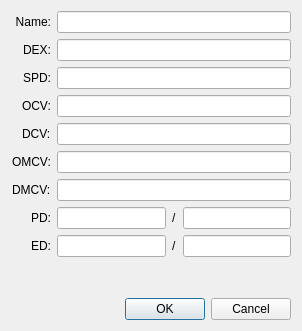
<?xml version="1.0" encoding="UTF-8"?>
<ui version="4.0">
 <class>SimpleDialog</class>
 <widget class="QDialog" name="SimpleDialog">
  <property name="geometry">
   <rect>
    <x>0</x>
    <y>0</y>
    <width>302</width>
    <height>331</height>
   </rect>
  </property>
  <property name="windowTitle">
   <string>Simple Character</string>
  </property>
  <property name="windowIcon">
   <iconset>
    <normaloff>HeroSystem.ico</normaloff>HeroSystem.ico</iconset>
  </property>
  <property name="modal">
   <bool>true</bool>
  </property>
  <layout class="QFormLayout" name="formLayout">
   <property name="labelAlignment">
    <set>Qt::AlignRight|Qt::AlignTrailing|Qt::AlignVCenter</set>
   </property>
   <item row="0" column="0">
    <widget class="QLabel" name="label">
     <property name="text">
      <string>Name:</string>
     </property>
     <property name="alignment">
      <set>Qt::AlignRight|Qt::AlignTrailing|Qt::AlignVCenter</set>
     </property>
    </widget>
   </item>
   <item row="0" column="1">
    <widget class="QLineEdit" name="name"/>
   </item>
   <item row="1" column="0">
    <widget class="QLabel" name="label_2">
     <property name="text">
      <string>DEX:</string>
     </property>
    </widget>
   </item>
   <item row="1" column="1">
    <widget class="QLineEdit" name="dex">
     <property name="inputMask">
      <string>000</string>
     </property>
    </widget>
   </item>
   <item row="2" column="0">
    <widget class="QLabel" name="label_3">
     <property name="text">
      <string>SPD:</string>
     </property>
    </widget>
   </item>
   <item row="2" column="1">
    <widget class="QLineEdit" name="spd">
     <property name="inputMask">
      <string>00</string>
     </property>
    </widget>
   </item>
   <item row="3" column="0">
    <widget class="QLabel" name="label_4">
     <property name="text">
      <string>OCV:</string>
     </property>
    </widget>
   </item>
   <item row="4" column="0">
    <widget class="QLabel" name="label_5">
     <property name="text">
      <string>DCV:</string>
     </property>
    </widget>
   </item>
   <item row="4" column="1">
    <widget class="QLineEdit" name="dcv">
     <property name="inputMask">
      <string>000</string>
     </property>
    </widget>
   </item>
   <item row="5" column="0">
    <widget class="QLabel" name="label_8">
     <property name="text">
      <string>OMCV:</string>
     </property>
    </widget>
   </item>
   <item row="5" column="1">
    <widget class="QLineEdit" name="omcv">
     <property name="inputMask">
      <string>000</string>
     </property>
    </widget>
   </item>
   <item row="6" column="0">
    <widget class="QLabel" name="label_9">
     <property name="text">
      <string>DMCV:</string>
     </property>
    </widget>
   </item>
   <item row="6" column="1">
    <widget class="QLineEdit" name="dmcv">
     <property name="inputMask">
      <string>000</string>
     </property>
    </widget>
   </item>
   <item row="7" column="0">
    <widget class="QLabel" name="label_6">
     <property name="text">
      <string>PD:</string>
     </property>
    </widget>
   </item>
   <item row="7" column="1">
    <widget class="QFrame" name="frame">
     <property name="frameShape">
      <enum>QFrame::NoFrame</enum>
     </property>
     <property name="frameShadow">
      <enum>QFrame::Plain</enum>
     </property>
     <property name="lineWidth">
      <number>0</number>
     </property>
     <layout class="QHBoxLayout" name="horizontalLayout">
      <property name="leftMargin">
       <number>0</number>
      </property>
      <property name="topMargin">
       <number>0</number>
      </property>
      <property name="rightMargin">
       <number>0</number>
      </property>
      <property name="bottomMargin">
       <number>0</number>
      </property>
      <item>
       <widget class="QLineEdit" name="pd">
        <property name="inputMask">
         <string>000</string>
        </property>
       </widget>
      </item>
      <item>
       <widget class="QLabel" name="label_7">
        <property name="text">
         <string>/</string>
        </property>
       </widget>
      </item>
      <item>
       <widget class="QLineEdit" name="rPd">
        <property name="inputMask">
         <string>000</string>
        </property>
       </widget>
      </item>
     </layout>
    </widget>
   </item>
   <item row="8" column="0">
    <widget class="QLabel" name="label_10">
     <property name="text">
      <string>ED:</string>
     </property>
    </widget>
   </item>
   <item row="8" column="1">
    <widget class="QFrame" name="frame_2">
     <property name="frameShape">
      <enum>QFrame::NoFrame</enum>
     </property>
     <property name="frameShadow">
      <enum>QFrame::Plain</enum>
     </property>
     <property name="lineWidth">
      <number>0</number>
     </property>
     <layout class="QHBoxLayout" name="horizontalLayout_2">
      <property name="leftMargin">
       <number>0</number>
      </property>
      <property name="topMargin">
       <number>0</number>
      </property>
      <property name="rightMargin">
       <number>0</number>
      </property>
      <property name="bottomMargin">
       <number>0</number>
      </property>
      <item>
       <widget class="QLineEdit" name="ed">
        <property name="inputMask">
         <string>000</string>
        </property>
       </widget>
      </item>
      <item>
       <widget class="QLabel" name="label_11">
        <property name="text">
         <string>/</string>
        </property>
       </widget>
      </item>
      <item>
       <widget class="QLineEdit" name="rEd">
        <property name="inputMask">
         <string>000</string>
        </property>
       </widget>
      </item>
     </layout>
    </widget>
   </item>
   <item row="10" column="0">
    <spacer name="horizontalSpacer">
     <property name="orientation">
      <enum>Qt::Horizontal</enum>
     </property>
     <property name="sizeHint" stdset="0">
      <size>
       <width>40</width>
       <height>20</height>
      </size>
     </property>
    </spacer>
   </item>
   <item row="10" column="1">
    <widget class="QDialogButtonBox" name="buttonBox">
     <property name="orientation">
      <enum>Qt::Horizontal</enum>
     </property>
     <property name="standardButtons">
      <set>QDialogButtonBox::Cancel|QDialogButtonBox::Ok</set>
     </property>
    </widget>
   </item>
   <item row="3" column="1">
    <widget class="QLineEdit" name="ocv">
     <property name="inputMask">
      <string>000</string>
     </property>
     <property name="text">
      <string/>
     </property>
    </widget>
   </item>
   <item row="9" column="0">
    <spacer name="verticalSpacer">
     <property name="orientation">
      <enum>Qt::Vertical</enum>
     </property>
     <property name="sizeHint" stdset="0">
      <size>
       <width>20</width>
       <height>40</height>
      </size>
     </property>
    </spacer>
   </item>
  </layout>
  <zorder>label</zorder>
  <zorder>label_2</zorder>
  <zorder>label_3</zorder>
  <zorder>label_4</zorder>
  <zorder>label_5</zorder>
  <zorder>dcv</zorder>
  <zorder>label_8</zorder>
  <zorder>omcv</zorder>
  <zorder>label_9</zorder>
  <zorder>dmcv</zorder>
  <zorder>label_6</zorder>
  <zorder>frame</zorder>
  <zorder>label_10</zorder>
  <zorder>frame_2</zorder>
  <zorder>buttonBox</zorder>
  <zorder>ocv</zorder>
  <zorder>spd</zorder>
  <zorder>dex</zorder>
  <zorder>name</zorder>
 </widget>
 <resources/>
 <connections>
  <connection>
   <sender>buttonBox</sender>
   <signal>accepted()</signal>
   <receiver>SimpleDialog</receiver>
   <slot>accept()</slot>
   <hints>
    <hint type="sourcelabel">
     <x>248</x>
     <y>254</y>
    </hint>
    <hint type="destinationlabel">
     <x>157</x>
     <y>274</y>
    </hint>
   </hints>
  </connection>
  <connection>
   <sender>buttonBox</sender>
   <signal>rejected()</signal>
   <receiver>SimpleDialog</receiver>
   <slot>reject()</slot>
   <hints>
    <hint type="sourcelabel">
     <x>316</x>
     <y>260</y>
    </hint>
    <hint type="destinationlabel">
     <x>286</x>
     <y>274</y>
    </hint>
   </hints>
  </connection>
 </connections>
</ui>
